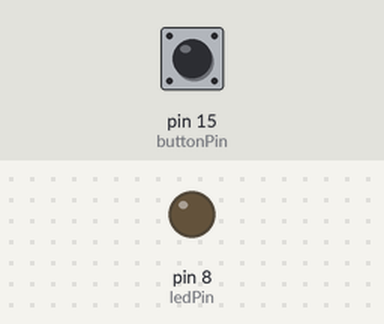
Bench run of a program on a simulated Raspberry Pi (header pin numbers). Parts: output pins drawn as LEDs (lit = HIGH). The inputs (shaded band) are chosen by the test bench; at power-on: pin 15 (buttonPin) LOW. No MQTT or app messages arrive unless stated; the clock reads 2024-03-15 10:24:30 at power-on unless the program sets it; what the program prints to the terminal is not drawn.

Above: at 5.0 s.
5.1 s: pin 15 (buttonPin) pulled HIGH for 0.15 s
At 5.5 s:
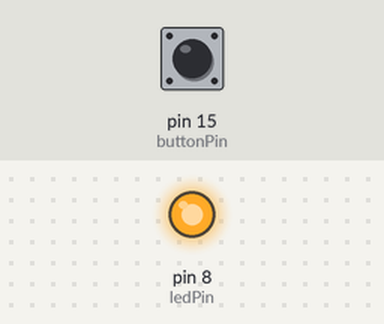
6.7 s: pin 15 (buttonPin) pulled HIGH for 1 s
At 8.4 s:
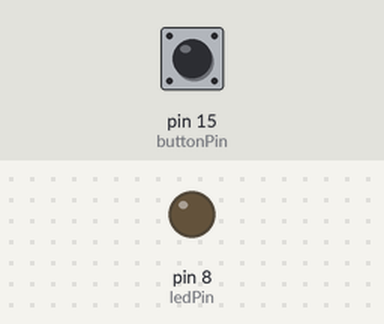
9.2 s: pin 15 (buttonPin) pulled HIGH for 3.2 s
At 11.0 s:
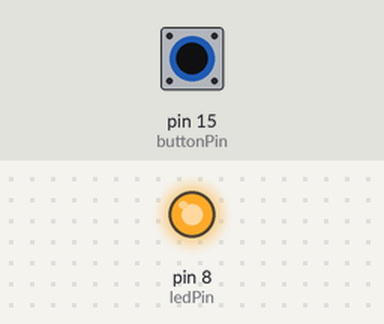
Timing chart, 0 to 12.5 s (numbered marks = the images above; inputs shaded):
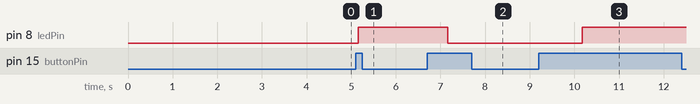

The program:

iostash.py
```python
# IOStash on Raspsberry Pi using MQTT


import paho.mqtt.client as paho
import RPi.GPIO as GPIO
import json, time

# Credentials
accessToken  = '<YOUR X-ACCESS-TOKEN HERE>'
device_id    = '<YOUR DEVICE ID HERE>'
client_id = 'Raspberry PI'

# Define board constants
buttonPin = 15
ledPin = 8

# Setup topics
listen_topic  = '/' + accessToken + '/' + device_id + '/custom' # Listen to custom events
publish_topic = '/' + accessToken + '/' + device_id + '/'  # Publish state back

# Setup board
GPIO.setmode(GPIO.BOARD)
GPIO.cleanup()
GPIO.setup(ledPin, GPIO.OUT)
GPIO.setup(buttonPin, GPIO.IN)


# On connection event callback
def on_connect(client, data, flags, rc):
    print('Connected, Reconnected -> ' + str(rc))

# Subscription event callback
def on_subscribe(client, userdata, mid, gqos):
    print('Subscribed: ' + str(mid))

# On message received event callback
def on_message(client, obj, msg):
    json_data = msg.payload
    # Print the data received
    print(json_data)
    value = json.loads(json_data)['publishData']['msg']
    value = int(value)
    if value == 1:
        led_status = GPIO.HIGH
        GPIO.output(ledPin, GPIO.HIGH)
    else:
        led_status = GPIO.LOW
        GPIO.output(ledPin, GPIO.LOW)

    # Publish back the state to IOStash
    payload = { 'state': value }
    client.publish(publish_topic, json.dumps(payload))

# Setup MQTT client
client = paho.Client(client_id=client_id, protocol=paho.MQTTv31)

# Setup callbacks
client.on_message = on_message
client.on_connect = on_connect
client.on_subscribe = on_subscribe

# Initiate MQTT connection
client.username_pw_set(accessToken, '123')
client.connect("api.iostash.io")
client.subscribe(listen_topic, 1) # QoS 1

prev_status = GPIO.LOW
led_status  = GPIO.LOW
updated_at  = 0
debounce    = 0.2

# Continue the network loop, exit when an error occurs
rc = 0
while rc == 0:
    rc = client.loop()
    button = GPIO.input(buttonPin)

    if button != prev_status and time.time() - updated_at > debounce:
        prev_status = button
        updated_at  = time.time()

        if button:
            led_status = not led_status
            button = 0
            if led_status == GPIO.HIGH:
                button = 1
            GPIO.output(ledPin, led_status)
            payload = { 'state': button }
            client.publish(publish_topic, json.dumps(payload))

print('Reconnection -> ' + str(rc))
```

Measured:
- after the input at 5.1 s, pin 8 (ledPin): LOW → HIGH after 0.06 s
- after the input at 6.7 s, pin 8 (ledPin): HIGH → LOW after 0.46 s
- after the input at 9.2 s, pin 8 (ledPin): LOW → HIGH after 0.97 s
